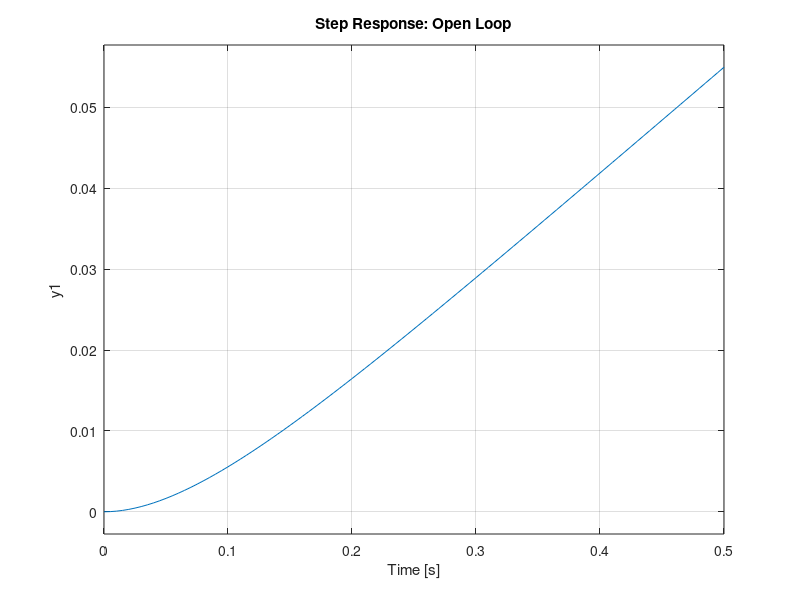
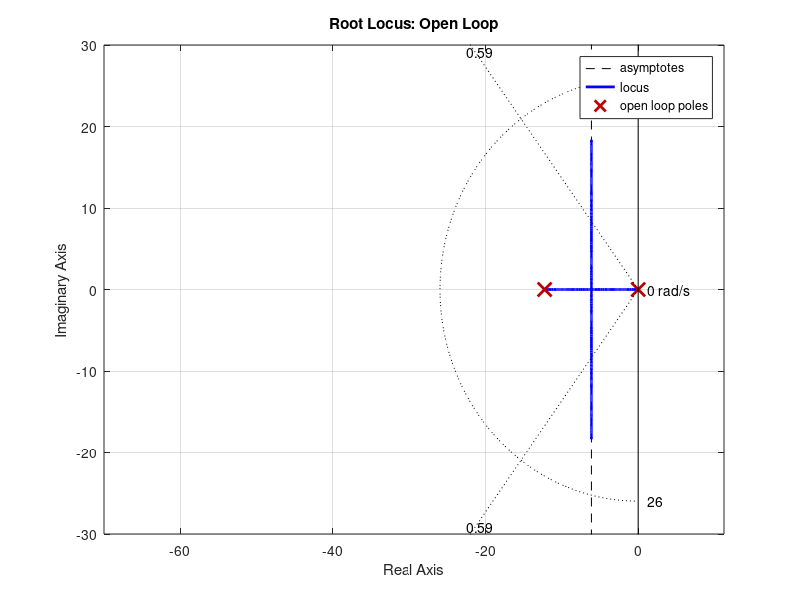
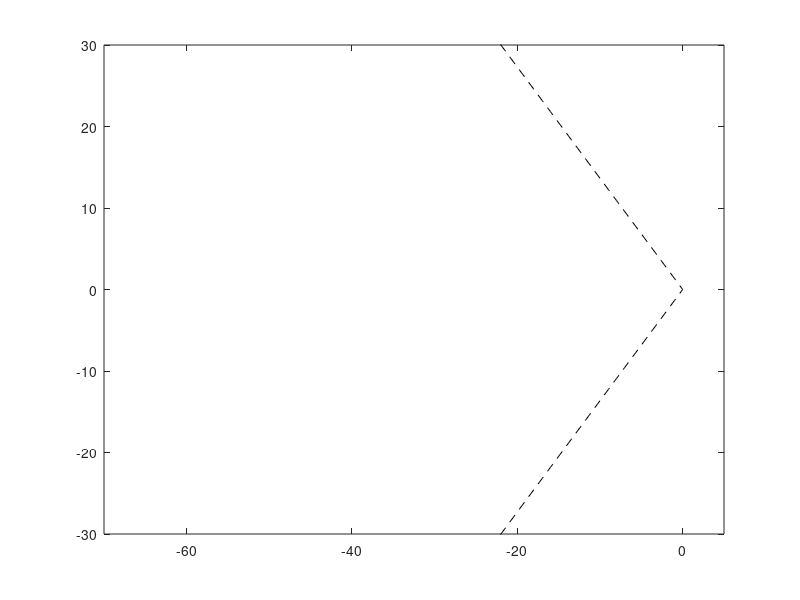
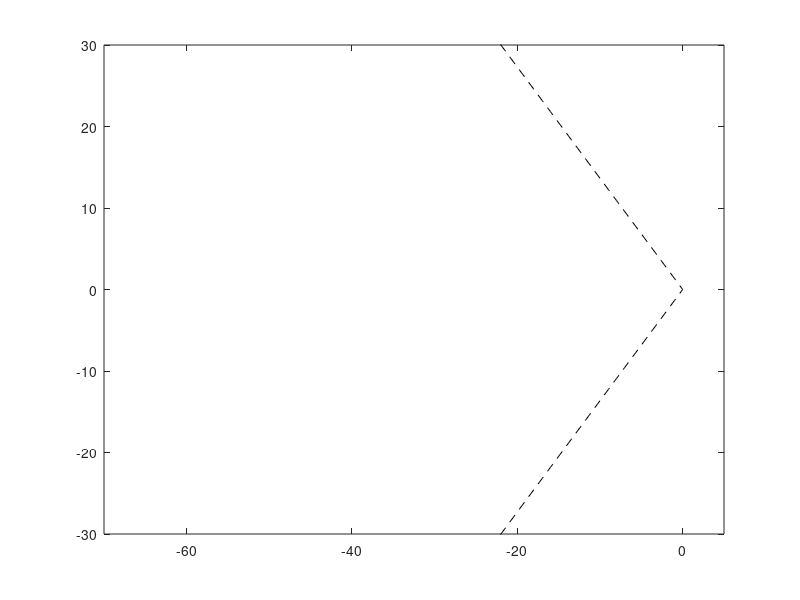

Write the MATLAB code that produced these figures, in order. (Note: this script raises an error after producing the figures.)
clc; clear; close all;
% Thomas Lønne Stiansen - FHV Winter Semester 2025
    % For PID control with Root Locus on cart

% Constants
markSize = 10;
sign = -1; % for negative feedback
yLims = 30;
xMin = -70;
xMax = 5;
dk = 0.005;        % Root-Locus: Step size
k = 0 : dk : 46; % Root-Locus: Locus size
x = xMin : 0;

%% Root Locus

% Loaded from cart_Model.m
    % With Weight
        K = 0.131346246942449;
        tau = 0.081642070282424;
    % Without Weight
        % K = 0.143342010172210;
        % tau = 0.058378523227571;
s = tf('s');
G_cartVel = K / (tau*s + 1);   % G  =  V_c(s) / V_m(s)  =  [m/s] / [V]
    % Integrate to get position control
G_cartPos = G_cartVel * (1/s); % G  =  X_c(s) / V_m(s)  =  [m]   / [V]

G_OL = G_cartPos;
plant = zpk(G_OL)

% IT_1 Block
figure
step(G_OL)
title('Step Response: Open Loop')

%% Requirements

% Requirements
OS_percent = 10; % [percent]
% ts = 0.6; % [sec]
tp = 0.15;

% Mp = OS   ,   D = zeta    ,   wn = omega_n
OS = OS_percent / 100;
    % Damping Ratio
zeta = -log(OS) / sqrt( pi^2 + log(OS)^2 ); % MATLAB: log = ln
    % Natural Frequency
% omega_n = 4/(ts*zeta);
omega_n = pi / (tp * sqrt(1 - zeta^2) );

% Damped Frequency of Oscillation
omega_d = omega_n * sqrt(1 - zeta^2);
% Exponential Damping Frequency
sigma_d = zeta*omega_n;

% Stability Lines
theta = acos(zeta);
y1 = +tan(theta)*x;
y2 = -tan(theta)*x;

%% Default System Root Locus

% Root Locus
figure
rlocus(G_OL)
title('Root Locus: Open Loop')
ylim([-yLims yLims])
xlim([xMin xMax])
sgrid(zeta, omega_n)

%% PD Design - Inspired by Lösung_11.pdf

% Desired Poles
p_w = - sigma_d + j*omega_d;

% Poles of Plant
p_i = pole(G_OL);

% Angles of System Poles
for i = 1 : length(p_i)
    phi(i) = rad2deg( atan2( (imag(p_w) - imag(p_i(i)) ), ... % Δy
                             (real(p_w) - real(p_i(i)) ) ) ); % Δx
end
% Required Angle
phi_zD = 180 + sum(phi);

% PD Zero
z_D = omega_d / tand(phi_zD) + sigma_d;

% PD Controller
G_PD = (s + z_D);

% Root Locus
figure
rlocus(G_OL * G_PD)
hold on
title('Root Locus: PD Design')
sgrid(zeta,omega_n);
    plot(x, y1, '--k',  x, y2, '--k');
ylim([-yLims yLims])
xlim([xMin xMax])

%%% Selected from Root-Locus %%%
% K_PD = 0.675;
K_PD = 20;

    G_CL = feedback( K_PD*G_PD * G_OL , 1, sign);
    figure
        % rlocus(G_CL, k)
        % title('Root Locus: Closed Loop')
    pzmap(G_CL)
    title('Pole-Zero Map: PD Control')
    hold on
    sgrid(zeta, omega_n)
        plot(x, y1, '--k',  x, y2, '--k');
    ylim([-yLims yLims])
    xlim([xMin xMax])

%% PI Design - Inspired by Lösung_11.pdf

% Zero Selection
z_I = [0.1 0.3 0.6 0.9];
for i=1:length(z_I)
    G_PI(i) = ( s + z_I(i) ) / s;
end

% Step response of PI zeros
figure;
Legend = cell(length(z_I),1);
for i = 1 : length(z_I)
    step( feedback(G_PD*G_PI(i)*G_OL, 1, -1) );
    axis([0 10 0 1.25]);
    Legend{i} = strcat('z_c = ', num2str(z_I(i)));
    hold on;
end
legend(Legend, 'Location','southeast');
title('Step Response: PI Design')
yline(1.05, '--k')
yline(0.95, '--k')

%%% Selected from Response %%%
z_I_idx = 2;

%% Combined

G_c = ( K_PD*G_PD * G_PI(z_I_idx) );

% Root Locus
figure
rlocus(G_OL * G_c, k)
hold on
title('Root Locus: PID Design')
sgrid(zeta, omega_n)
    plot(x, y1, '--k',  x, y2, '--k');
ylim([-yLims yLims])
xlim([xMin xMax])

%%% Selected from Root-Locus %%%
K_PID = 0.8;

%% Controller

G_C = K_PID * G_c;

% Proportional
G_CL = feedback( G_C*G_OL , 1, sign);

figure
    % rlocus(G_CL, k)
    % title('Root Locus: Closed Loop')
pzmap(G_CL)
title('Pole-Zero Map: PID Control')
hold on
sgrid(zeta, omega_n)
    plot(x, y1, '--k',  x, y2, '--k');
ylim([-yLims yLims])
xlim([xMin xMax])

% Plot time response
figure
step(G_CL)
stepinfo(G_CL)
title('Step Response: Closed Loop')
